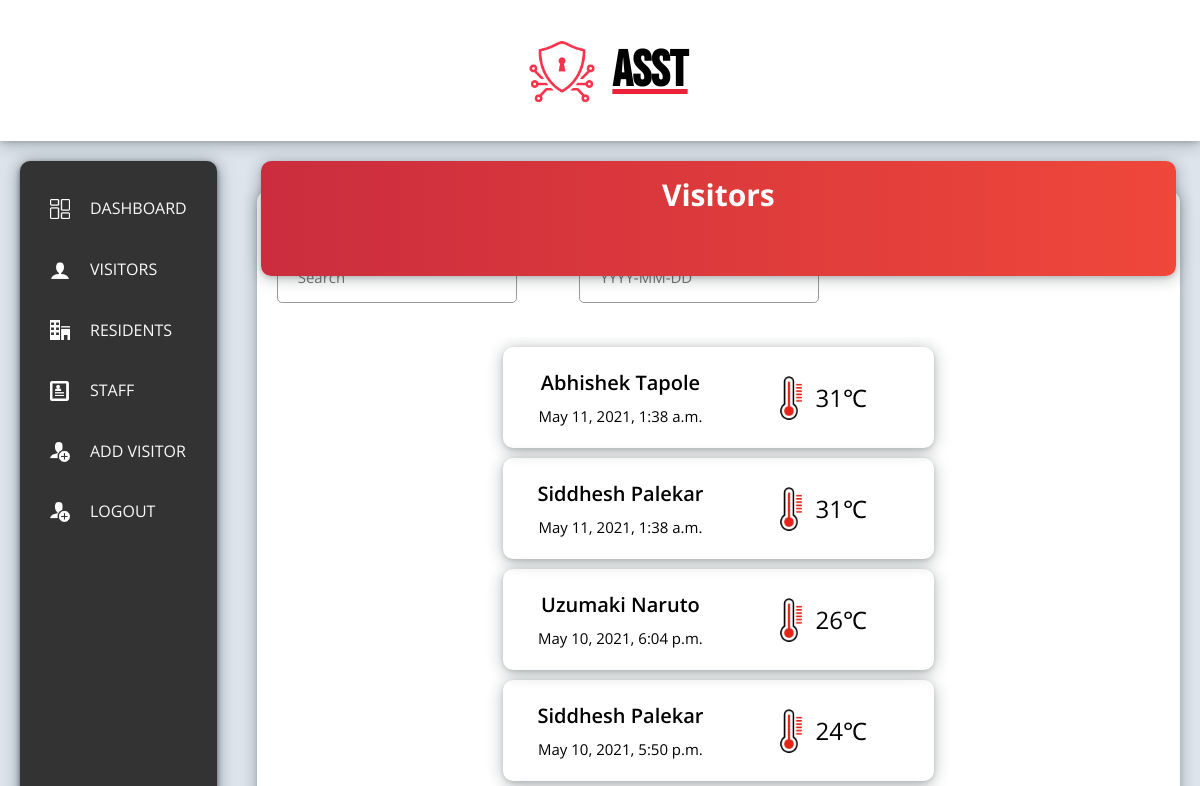
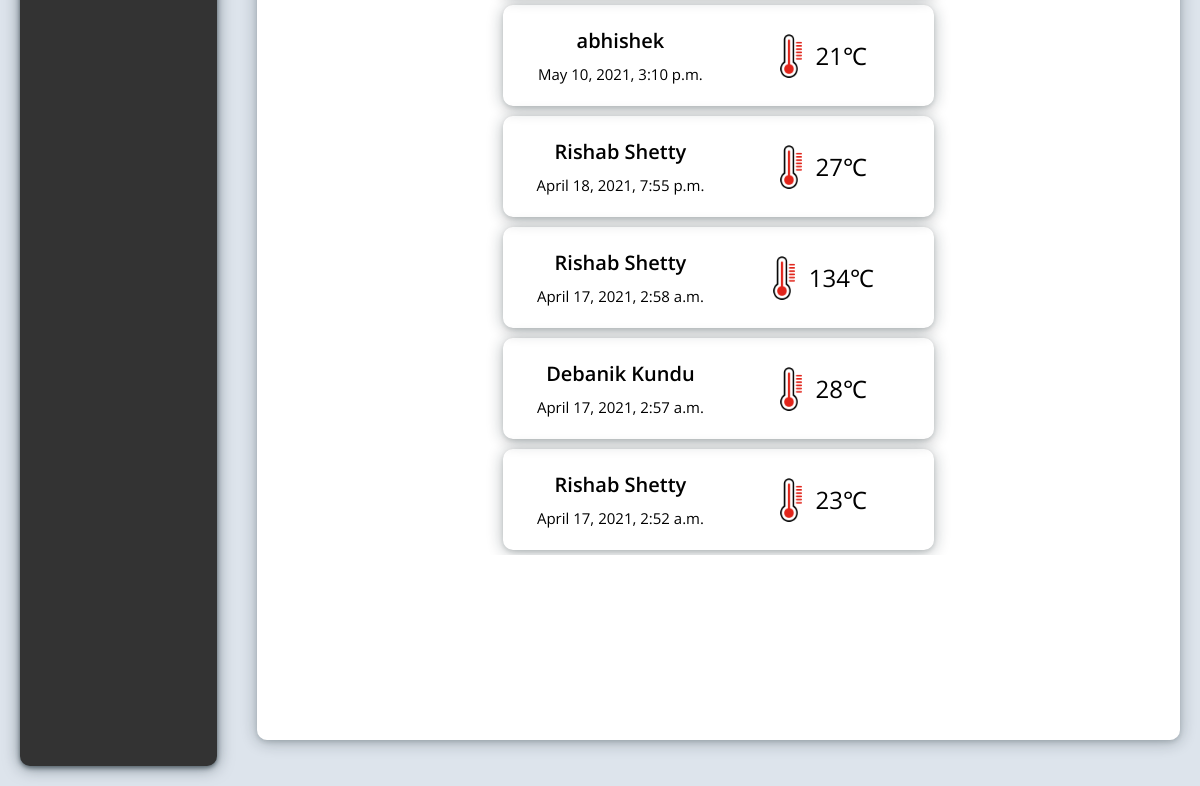
Before: /visitors (signed in) with the older database file (2 pictures, top to bottom).
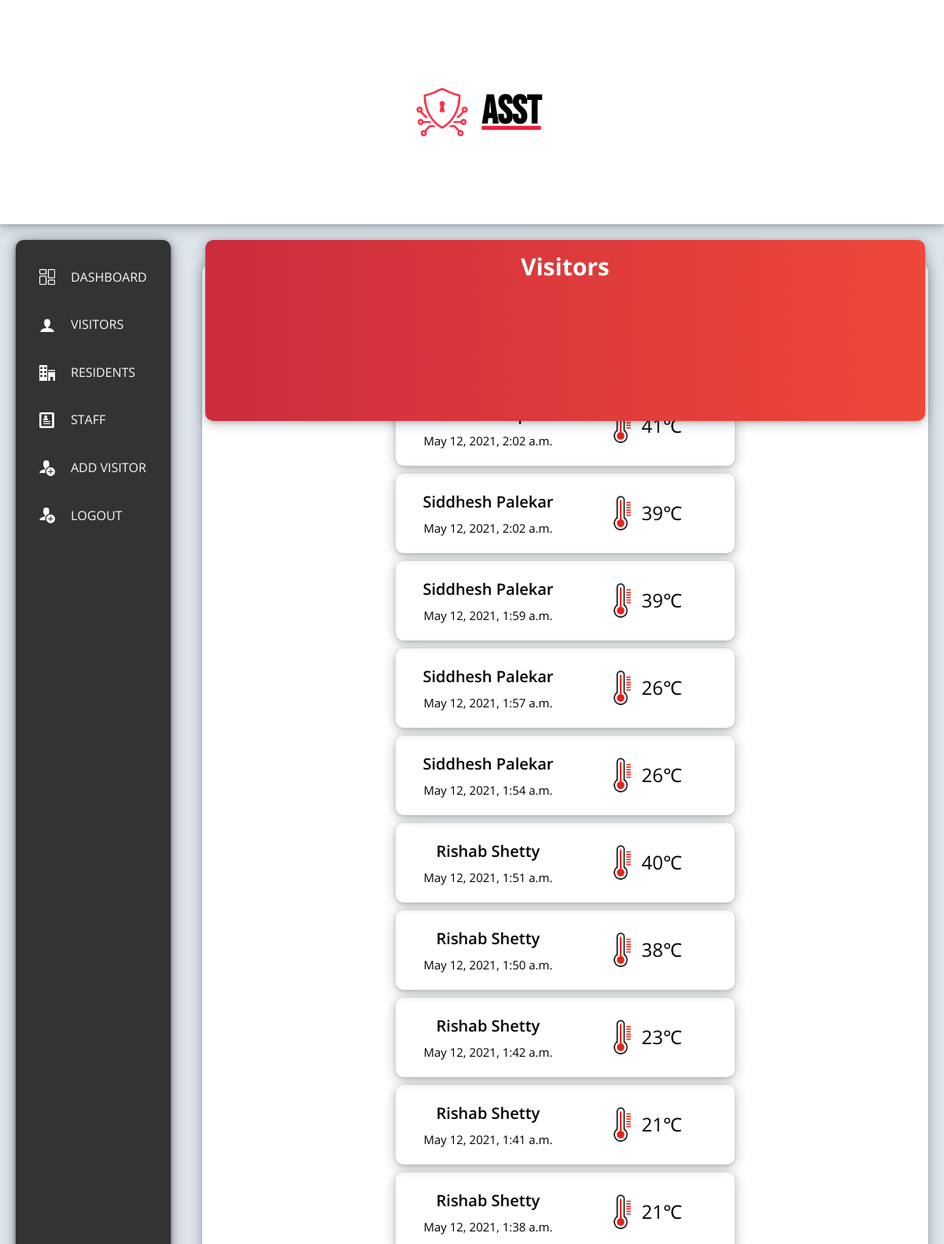
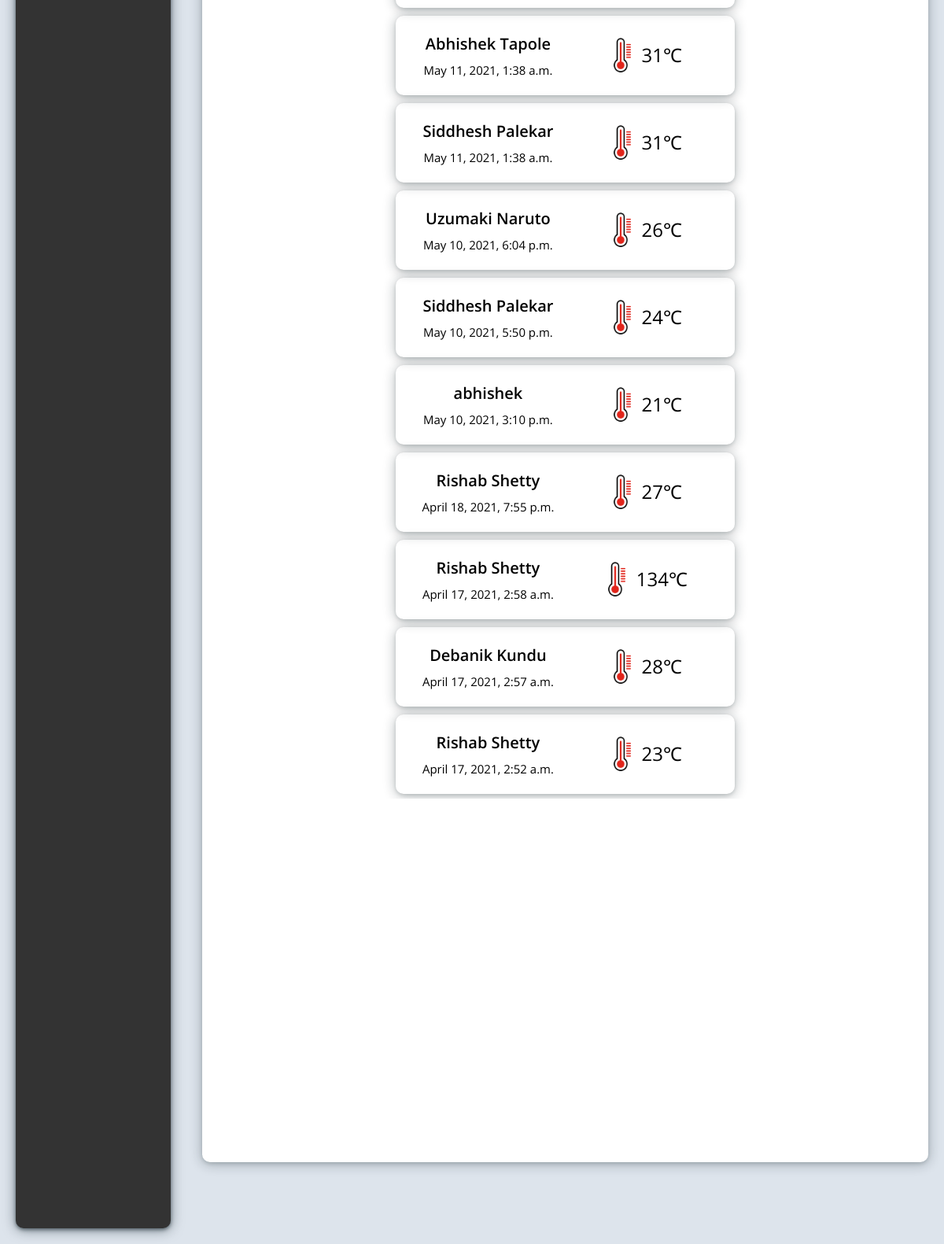
After: the same page with the newer database file (2 pictures, top to bottom).
### people/models.py (models this page shows, shortened)
class Visitor(models.Model):
    name = models.ForeignKey(People,on_delete=models.DO_NOTHING)
    temp = models.IntegerField()
    date_time = models.DateTimeField(auto_now_add=True)

class People(models.Model):
    name = models.CharField(max_length=150)
    image = models.ImageField(default='avatar.png',upload_to=upload_location,null=True,blank=True)
    contact = models.CharField(max_length=150)
    address = models.TextField(max_length=2000)
    role = models.ForeignKey(Role,on_delete = models.DO_NOTHING )
    registration_date = models.DateField(auto_now_add=True)
    def __str__(self):
        return self.name

class UnknownVisitor(models.Model):
    name = models.CharField(max_length=150)
    temp = models.IntegerField()
    date_time = models.DateTimeField(auto_now_add=True)
    contact = models.CharField(max_length=500,null=True,blank=True)
    visiting = models.CharField(max_length=500,null=True,blank=True)

### pages/views.py (the view)
# urls.py: path('visitors', visitors,name = "visitors"),
@login_required(login_url='login')
def visitors(request):
    search = request.GET.get('search')
    date = request.GET.get('date')
    print(type(date))
    visitors = Visitor.objects.all()
    unknown = UnknownVisitor.objects.all()
    if search:
        visitors = visitors.filter(name__name__icontains=search)
        unknown = unknown.filter(name__icontains=search)
    if date:
        visitors = visitors.filter(date_time__gte = date,date_time__lte = date+' 23:59')
        unknown = unknown.filter(date_time__gte = date,date_time__lte = date+' 23:59')
        print(visitors[0].date_time)
    result_list = sorted(
    chain(visitors, unknown),
    key=attrgetter('date_time'),
    reverse=True)
    context = {
        'visitors' : result_list
    }
    return render(request,'visitors.html',context)

### templates/visitors.html (shortened to what this page needs)
{% extends 'base.html'  %}
{% load static %}
{% block content-header %}Visitors{% endblock content-header %}
{% block content %}
    <span class="visitor-search">
        <form method="GET" action="">
            <input type="text" placeholder="Search" name="search" class="form__input" autocomplete="off">
        </form>
    </span>
    <span class="visitor-search">
        <form method="GET" action="">
            <input type="text" placeholder="YYYY-MM-DD" name="date" class="form__input" autocomplete="off">
        </form>
    </span>
    <div class="visitor-list">
        {% for visitor in visitors %}
            <div class="visitor-card">
                <div class="visitor-card__name-time" >
                    <span class="visitor-card__name-time__name">{{visitor.name}}</span>
                    <span class="visitor-card__name-time__date">{{visitor.date_time}}</span>
                </div>
                <div class="visitor-card__temp-display">
                    <img src="{% static 'img/temp.png' %}" alt="" class="visitor-card__temp-display__logo">
                    <span class="visitor-card__temp-display__temp">{{visitor.temp}}&#8451;</span>
                </div>
            </div>
        {% endfor %}
    </div>
{% endblock content %}

### templates/base.html (shortened to what this page needs)
<!DOCTYPE html>
{% load static %}
<html lang="en">
<head>
    <link rel="stylesheet" href="{% static 'css/style.css' %}">
</head>
<body>
    <div class="container">
        <header class='header'>
                <img src="{% static 'img/red-sec.png' %}" class='header__logo'>
                <p class="header__title">ASST</p>
            </div>
    <div class="content">
        <div class="sidebar-container">
            <nav class="sidebar">
                <ul class="side-nav">
                    <li class="side-nav__item">
                        <a href="{% url 'dashboard' %}" class="side-nav__link">
                            <img src="../static/img/dashboard.png" alt="" class="side-nav__icon">
                            <span>Dashboard</span>
                        </a>
                    </li>
                    <li class="side-nav__item">
                        <a href="{% url 'visitors'%}" class="side-nav__link">
                            <img src="../static/img/user.png" alt="" class="side-nav__icon">
                            <span>Visitors</span>
                        </a>
                    </li>
                    <li class="side-nav__item">
                        <a href="{% url 'residents'%}" class="side-nav__link">
                            <img src="../static/img/office.png" alt="" class="side-nav__icon">
                            <span>Residents</span>
                        </a>
                    </li>
                    <li class="side-nav__item">
                        <a href="{% url 'staff'%}" class="side-nav__link">
                            <img src="../static/img/profile.png" alt="" class="side-nav__icon">
                            <span>Staff</span>
                        </a>
                    </li>
                    {% if user.is_admin %}
                    <li class="side-nav__item">
                        <a href="{% url 'addVisitor'%}" class="side-nav__link">
                            <img src="../static/img/user-plus.png" alt="" class="side-nav__icon">
                            <span>Add Visitor</span>
                        </a>
                    </li>
                    {% endif %}
                    {% if user.is_authenticated %}
                    <li class="side-nav__item">
                        <a href="{% url 'logout'%}" class="side-nav__link">
                            <img src="../static/img/user-plus.png" alt="" class="side-nav__icon">
                            <span>Logout</span>
                        </a>
                    </li>
                    {% endif %}
                </ul>
            </nav>
        </div>
        <div class="content-view">
            <div class="content-header">
                <span class="content-header__title">
                    {% block content-header %}{% endblock content-header %}
                </span>
            </div>
            <div class="details">
                {% block content %}
                {% endblock content %}
            </div>
        </div>
    </div>
</body>
</html>

### static/css/style.css (style rules this page uses)
:root { --color-primary:#ED213A; --color-primary-light:#ED213A; --color-primary-dark:#BA265D; --color-grey-light-1: #faf9f9; --color-grey-light-2: #f4f2f2; --color-grey-light-3: #f0eeee; --color-grey-light-4: #ccc; --color-grey-dark-1: #333; --color-grey-dark-2: #777; --color-grey-dark-3: #999; }
* { margin: 0; padding: 0; }
*, *::after, *::before { box-sizing: inherit; }
html { box-sizing: border-box; font-size: 62.5%; }
body { font-family: "Open Sans", sans-serif; font-weight: 400; line-height: 1.6; background-size: cover; min-height: 100vh; }
.container { width: 100vw; }
.header { width: 100%; padding: 2rem; height: 9vh; display: flex; justify-content: center; position: relative; box-shadow: rgba(14, 30, 37, 0.12) 0px 2px 4px 0px, rgba(14, 30, 37, 0.32) 0px 2px 16px 0px; }
.header__title { font-family: "Bebas Neue"; font-weight: bold; font-size: 5rem; align-self: center; text-decoration: underline; text-decoration-color: var(--color-primary-light); }
.header__logo { align-self: center; transform: scale(0.65); }
.content { display: flex; background-color: #DDE4EC; width: 100vw; }
.sidebar-container { flex: 0 0 18%; height: 91vh; padding: 2rem; }
.content-view { flex: 1; height: 91vh; padding: 2rem; position: relative; }
.sidebar { background-color: var(--color-grey-dark-1); border-radius: 10px; height: 100%; padding-top: 2rem; box-shadow: rgba(14, 30, 37, 0.5) 0px 2px 4px 0px, rgba(14, 30, 37, 0.5) 0px 2px 16px 0px; }
.side-nav { font-size: 1.6rem; list-style: none; }
.side-nav__item { position: relative; }
.side-nav__item:not(:last-child) { margin-bottom: 0.5rem; }
.side-nav__item::before { content: ""; position: absolute; top: 0; left: 0; height: 100%; width: 3px; background-color: var(--color-primary); transform: scaleY(0); transition: transform 0.2s, width 0.4s cubic-bezier(1, 0, 0, 1) 0.2s, background-color 0.1s; }
.side-nav__link:link, .side-nav__link:visited { color: var(--color-grey-light-1); text-decoration: none; text-transform: uppercase; display: block; padding: 1.5rem 3rem; position: relative; z-index: 10; display: flex; align-items: center; }
.side-nav__icon { width: 2rem; height: 2rem; margin-right: 2rem; fill: currentColor; }
.content-header { width: 95%; height: 8%; padding: 1rem; display: flex; justify-content: center; background-image: linear-gradient(to right, #cb2d3e, #ef473a); border-radius: 10px; margin: 0 auto; box-shadow: rgba(14, 30, 37, 0.12) 0px 2px 4px 0px, rgba(14, 30, 37, 0.32) 0px 2px 16px 0px; position: absolute; z-index: 10; left: 0; right: 0; }
.content-header__title { font-size: 3rem; font-weight: bolder; color: white; }
.visitor-card { width: 50%; border-radius: 1rem; padding: 2rem; margin: 0 auto; margin-bottom: 1rem; position: relative; display: flex; box-shadow: rgba(14, 30, 37, 0.12) 0px 2px 4px 0px, rgba(14, 30, 37, 0.32) 0px 2px 16px 0px; }
.visitor-card__name-time { flex-basis: 50%; display: flex; flex-direction: column; font-size: 1.5rem; }
.visitor-card__name-time__name { font-family: "Open Sans", sans-serif; margin-bottom: 0.5rem; font-size: 2rem; font-weight: 600; align-self: center; }
.visitor-card__name-time__date { align-self: center; }
.visitor-card__temp-display { flex-basis: 50%; position: relative; display: flex; justify-content: center; align-items: center; }
.visitor-card__temp-display__temp { font-size: 2.4rem; }
.visitor-card__temp-display__logo { height: 5rem; }
.details { height: 96%; width: 100%; padding: 2rem; padding-top: 6rem; margin-top: 3rem; background-color: white; border-radius: 10px; overflow: hidden; box-shadow: rgba(14, 30, 37, 0.12) 0px 2px 4px 0px, rgba(14, 30, 37, 0.32) 0px 2px 16px 0px; }
.visitor-list { height: 80%; padding: 1rem; overflow-y: scroll; margin-top: 5rem; }
.form__input { font-size: 1.5rem; font-family: inherit; padding: 1.5rem 2rem; border-radius: 5px; border: 1px solid var(--color-grey-dark-3); width: 80%; display: block; transition: all 0.2s linear; }
span { display: inline-block; }
.visitor-search { height: 2.4rem; width: 30rem; }

Changed rows visible on the page:
added Visitor: name "Abhishek Tapole", date_time "May 12, 2021, 2:02 a.m.", temp "41"
added Visitor: name "Siddhesh Palekar", date_time "May 12, 2021, 2:02 a.m.", temp "39"
added Visitor: name "Siddhesh Palekar", date_time "May 12, 2021, 1:59 a.m.", temp "39"
added Visitor: name "Siddhesh Palekar", date_time "May 12, 2021, 1:57 a.m.", temp "26"
added Visitor: name "Siddhesh Palekar", date_time "May 12, 2021, 1:54 a.m.", temp "26"
added Visitor: name "Rishab Shetty", date_time "May 12, 2021, 1:51 a.m.", temp "40"
added Visitor: name "Rishab Shetty", date_time "May 12, 2021, 1:50 a.m.", temp "38"
added Visitor: name "Rishab Shetty", date_time "May 12, 2021, 1:42 a.m.", temp "23"
added Visitor: name "Rishab Shetty", date_time "May 12, 2021, 1:41 a.m.", temp "21"
added Visitor: name "Rishab Shetty", date_time "May 12, 2021, 1:38 a.m.", temp "21"
